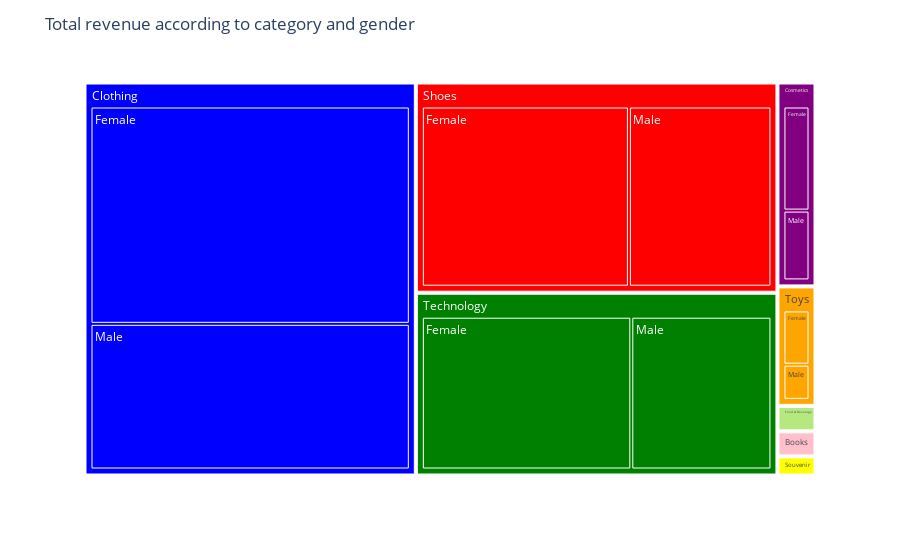

Notebook code cell kept with this figure:
### Code cell
category_gender_revenue = data.groupby(['category', 'gender'])['revenue'].sum().unstack()  

category_gender_revenue = data.groupby(['category', 'gender'])['revenue'].sum().reset_index()  
fig = px.treemap(category_gender_revenue, path=['category', 'gender'], values='revenue', color='category',  
                 color_discrete_map={'Clothing': 'blue', 'Shoes': 'red', 'Technology': 'green',  
                                     'Cosmetics': 'purple', 'Toys': 'orange', 'Books': 'pink', 'Souvenir': 'yellow'})  
fig.update_layout(title_text='Total revenue according to category and gender')  
fig.show()

### Figure 1 — Plotly figure (JSON) as saved in the notebook; plotly's stock layout.template omitted (floating-point values rounded to 4 significant figures)
{"data": [{"branchvalues": "total", "customdata": [["Books"], ["Clothing"], ["Cosmetics"], ["Food & Beverage"], ["Shoes"], ["Souvenir"], ["Technology"], ["Toys"], ["Books"], ["Clothing"], ["Cosmetics"], ["Food & Beverage"], ["Shoes"], ["Souvenir"], ["Technology"], ["Toys"], ["Books"], ["Clothing"], ["Cosmetics"], ["Food & Beverage"], ["Shoes"], ["Souvenir"], ["Technology"], ["Toys"]], "domain": {"x": [0, 1], "y": [0, 1]}, "hovertemplate": "labels=%{label}<br>revenue=%{value}<br>parent=%{parent}<br>id=%{id}<br>category=%{customdata[0]}<extra></extra>", "ids": ["Books/Female", "Clothing/Female", "Cosmetics/Female", "Food & Beverage/Female", "Shoes/Female", "Souvenir/Female", "Technology/Female", "Toys/Female", "Books/Male", "Clothing/Male", "Cosmetics/Male", "Food & Beverage/Male", "Shoes/Male", "Souvenir/Male", "Technology/Male", "Toys/Male", "Books", "Clothing", "Cosmetics", "Food & Beverage", "Shoes", "Souvenir", "Technology", "Toys"], "labels": ["Female", "Female", "Female", "Female", "Female", "Female", "Female", "Female", "Male", "Male", "Male", "Male", "Male", "Male", "Male", "Male", "Books", "Clothing", "Cosmetics", "Food & Beverage", "Shoes", "Souvenir", "Technology", "Toys"], "marker": {"colors": ["pink", "blue", "purple", "#B6E880", "red", "yellow", "green", "orange", "pink", "blue", "purple", "#B6E880", "red", "yellow", "green", "orange", "pink", "blue", "purple", "#B6E880", "red", "yellow", "green", "orange"]}, "name": "", "parents": ["Books", "Clothing", "Cosmetics", "Food & Beverage", "Shoes", "Souvenir", "Technology", "Toys", "Books", "Clothing", "Cosmetics", "Food & Beverage", "Shoes", "Souvenir", "Technology", "Toys", "", "", "", "", "", "", "", ""], "type": "treemap", "values": [489300.0, 68250000.0, 4067000.0, 505300.0, 39430000.0, 382900.0, 34669950, 2416000.0, 345200.0, 45750000.0, 2726000.0, 344200.0, 27130000.0, 253000.0, 23192400, 1564000.0, 834600.0, 114000000.0, 6793000.0, 849500.0, 66550000.0, 635800.0, 57862350, 3980000.0]}], "layout": {"legend": {"tracegroupgap": 0}, "margin": {"t": 60}, "title": {"text": "Total revenue according to category and gender"}}}
